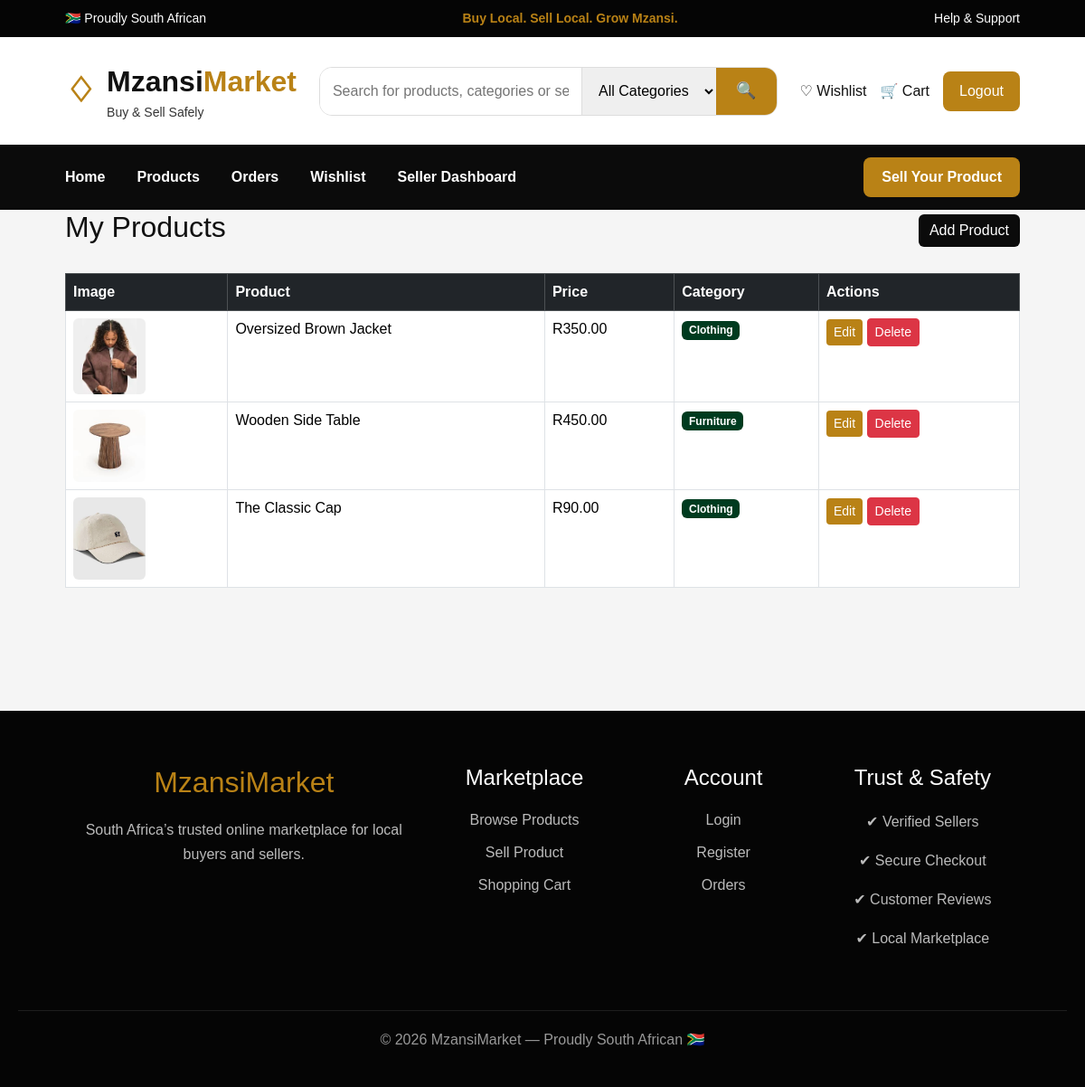
Page /seller/my_products.php (signed in) on the committed database.
### tables this page shows
CREATE TABLE `products` (
  `product_id` int(11) NOT NULL,
  `seller_id` int(11) DEFAULT NULL,
  `product_name` varchar(255) DEFAULT NULL,
  `description` text DEFAULT NULL,
  `price` decimal(10,2) DEFAULT NULL,
  `image` varchar(255) DEFAULT NULL,
  `category` varchar(100) DEFAULT NULL,
  `created_at` timestamp NOT NULL DEFAULT current_timestamp(),
  `stock` int(11) DEFAULT 1
);

### seller/my_products.php (the view, shortened to what this page needs)
<?php
include("../includes/db.php");
include("../includes/header.php");
$seller_id = $_SESSION['user_id'];
$sql = "SELECT * FROM products WHERE seller_id='$seller_id'";
$result = mysqli_query($conn, $sql);
?>
<div class="d-flex justify-content-between align-items-center mb-4">
    <h2>My Products</h2>
    <a href="add_product.php" class="btn btn-dark">
        Add Product
    </a>
</div>
<div class="table-responsive">
<table class="table table-bordered table-hover bg-white">
    <thead class="table-dark">
        <tr>
            <th>Image</th>
            <th>Product</th>
            <th>Price</th>
            <th>Category</th>
            <th>Actions</th>
        </tr>
    </thead>
    <tbody>
    <?php while($row = mysqli_fetch_assoc($result)){ ?>
        <tr>
            <td>
                <img src="../uploads/<?php echo $row['image']; ?>"
                     width="80"
                     class="rounded">
            </td>
            <td>
                <?php echo $row['product_name']; ?>
            </td>
            <td>
                R<?php echo $row['price']; ?>
            </td>
            <td>
                <span class="badge bg-secondary">
                    <?php echo $row['category']; ?>
                </span>
            </td>
            <td>
                <a href="edit_product.php?id=<?php echo $row['product_id']; ?>"
                   class="btn btn-warning btn-sm">
                   Edit
                </a>
                <a href="delete_product.php?id=<?php echo $row['product_id']; ?>"
                   class="btn btn-danger btn-sm"
                   onclick="return confirm('Delete this product?');">
                   Delete
                </a>
            </td>
        </tr>
    <?php } ?>
    </tbody>
</table>
</div>
<?php
include("../includes/footer.php");
?>

### css/style.css (style rules this page uses)
:root { --black: #0b0b0b; --green: #003b1f; --gold: #b98216; --cream: #f7f1e6; --light: #f8f8f8; }
body { background: #f5f5f5; font-family: Arial, sans-serif; color: #111; }
.btn-dark { background: #0b0b0b; border: none; }
.btn-primary, .btn-warning, .btn-success { background: var(--gold); border: none; color: white; }
.badge.bg-secondary { background: var(--green) !important; }
img { max-width: 100%; display: block; }

### rows in the picture
products: image (picture), product_name "Oversized Brown Jacket", price "350.00", category "Clothing"
products: image (picture), product_name "Wooden Side Table", price "450.00", category "Furniture"
products: image (picture), product_name "The Classic Cap", price "90.00", category "Clothing"
